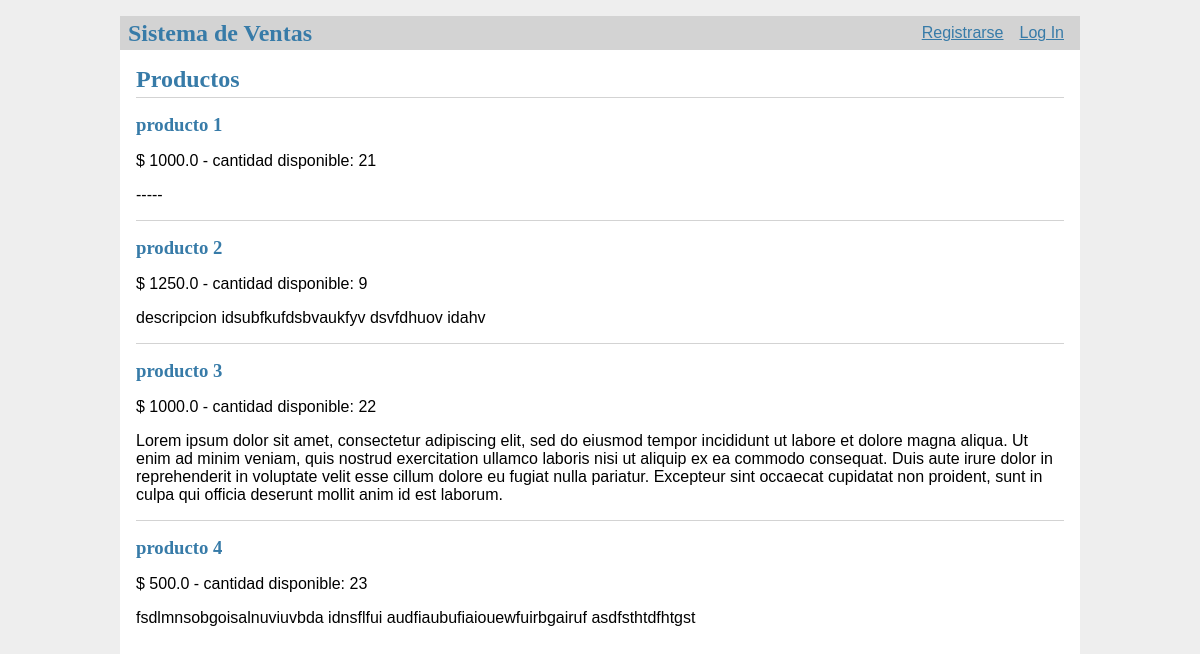
Before: / with the older database file.
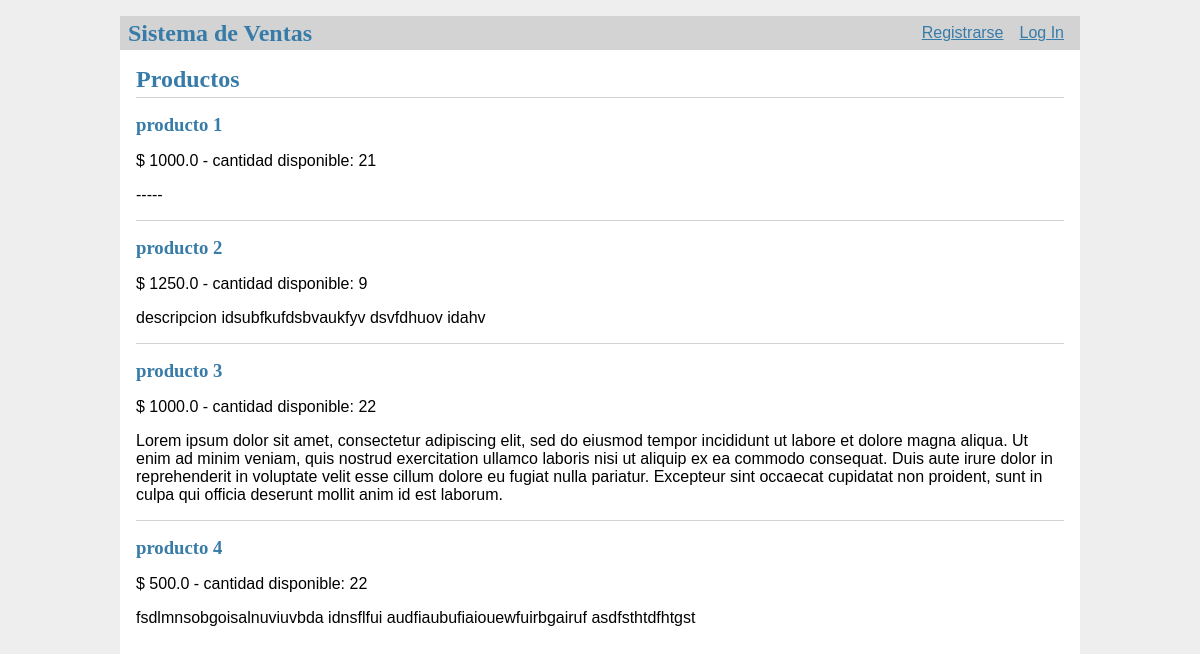
After: the same page with the newer database file.
### tables this page shows
CREATE TABLE productos (
  id INTEGER PRIMARY KEY AUTOINCREMENT,
  nombre TEXT NOT NULL,
  descripcion TEXT NOT NULL,
  precio REAL NOT NULL,
  iva REAL NOT NULL,
  imagen TEXT DEFAULT NULL,
  stock INTEGER DEFAULT NULL
);

### flaskr/shop.py (the view)
@bp.route('/')
def index():
    productos = get_products()
    return render_template('shop/index.html', productos=productos)

### flaskr/auth.py (called while the page is built)
@bp.before_app_request
def load_logged_in_user():
    user_id = session.get('user_id')
    if user_id is None:
        g.user = None
    else:
        g.user = get_user_by_cuit(user_id)

### flaskr/data.py (called while the page is built)
def get_products():
    return get_db().execute(
        'SELECT * FROM productos'
    ).fetchall()

### flaskr/db.py (called while the page is built)
def get_db():
    if 'db' not in g:
        g.db = sqlite3.connect(
            current_app.config['DATABASE'],
            detect_types=sqlite3.PARSE_DECLTYPES
        )
        g.db.row_factory = sqlite3.Row
    return g.db

### flaskr/templates/shop/index.html (shortened to what this page needs)
{% extends 'base.html' %}
{% block header %}
  <h1>{% block title %}Productos{% endblock %}</h1>
{% endblock %}
{% block content %}
  {% for producto in productos %}
    <article class="article">
      <header>
        <div>
          <h1>{{ producto['nombre'] }}</h1>
          <div class="about">$ {{ producto['precio'] }}   - cantidad disponible: {{ producto['stock'] }}</div>
        </div>
      </header>
      <p class="body">{{ producto['descripcion'] }}</p>
    </article>
    {% if not loop.last %}
      <hr>
    {% endif %}
  {% endfor %}
{% endblock %}

Changed rows visible on the page:
changed productos "producto 4": stock "23" → "22"
